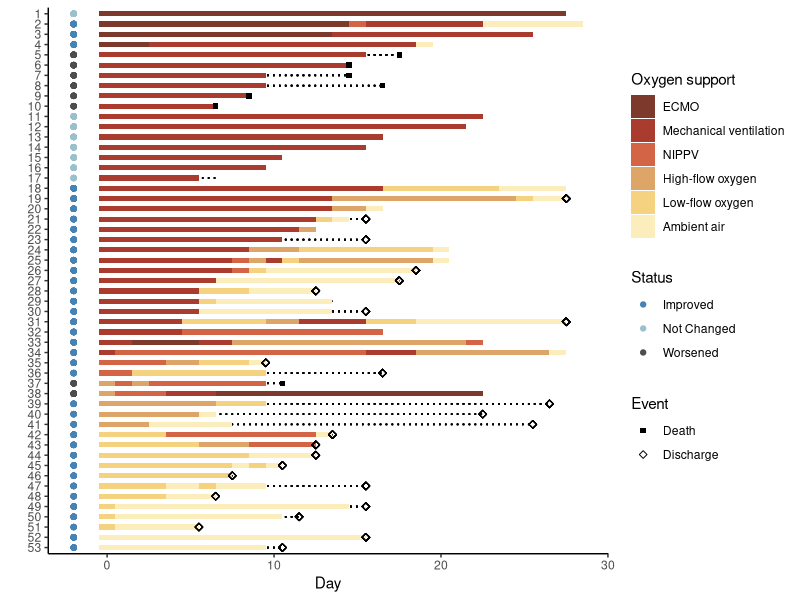

Source code (R):
library("tidyverse")

d <- read_csv("data/data-fig-2.csv")

long_dat <- d %>%
  pivot_longer(day_1:day_36)

cats <- tibble(
  value = 1:6,
  cat = factor(c("Ambient air", "Low-flow oxygen", "High-flow oxygen", "NIPPV", 
                 "Mechanical ventilation", "ECMO"),
               levels = c("ECMO", "Mechanical ventilation", "NIPPV", 
                          "High-flow oxygen", "Low-flow oxygen", "Ambient air"))
)

long_dat %>%
  left_join(cats, by = "value") %>%
  filter(!is.na(value)) %>%
  mutate(day_oxy = as.numeric(gsub("day_", "", name)) - 1,
         day_oxy = ifelse(day_oxy > 28, 28, day_oxy),
         day = ifelse(day > 28, 28, day),
         patient = factor(patient, levels = 53:1),
         status = factor(status, labels = c("Improved", "Not Changed", "Worsened")),
         event = ifelse(event == "censor", NA, event)
  ) %>%
  ggplot(aes(x = patient, y = day_oxy, fill = cat)) +
  geom_segment(aes(x = patient, xend = patient,
                   y = 0, yend = day - 0.5), lty = 3) +
  geom_tile(width = 0.5) + 
  scale_fill_manual("Oxygen support",
                    values = c("#7D3A2C", "#AA3B2F", "#D36446", "#DEA568", 
                               "#F5D280", "#FCEEBC")) +
  geom_point(aes(x = patient, y = day - 0.5, shape = event)) +
  scale_shape_manual("Event", values = c(15, 5),
                     labels = c("Death", "Discharge", "")) +
  geom_point(aes(x = patient, y = -2, color = status)) +
  scale_color_manual("Status", values = c("steelblue", "lightblue3", "gray30")) +
  guides(fill = guide_legend(override.aes = list(shape = NA), order = 1)) +
  coord_flip() +
  labs(y = "Day", x = "") +
  theme_classic()
